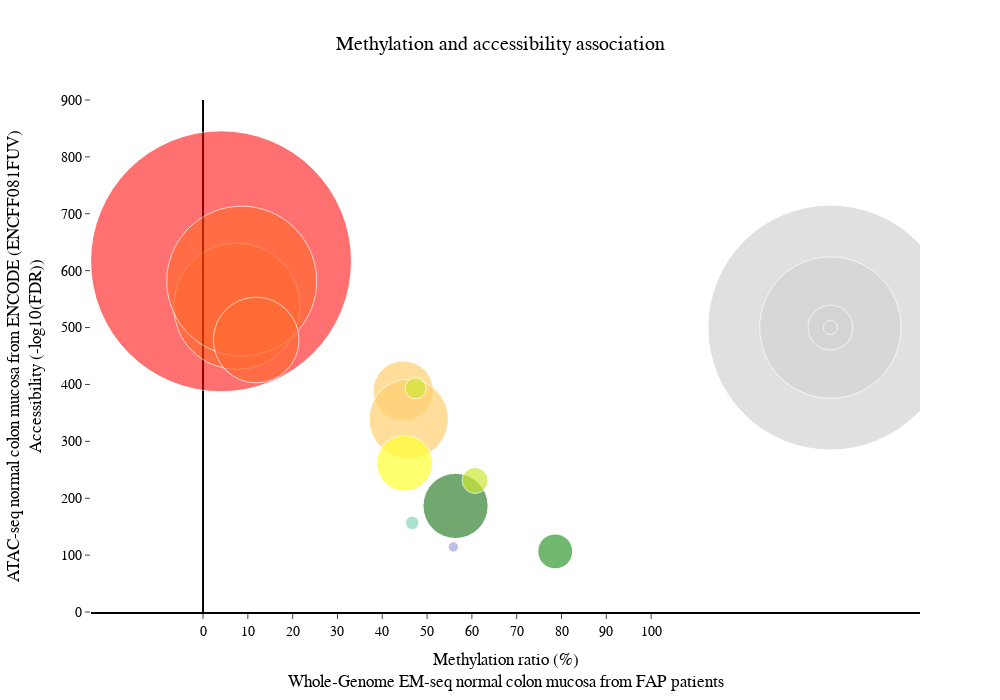

Write notebook code for a chart like this one.
### Code cell
from plotly.subplots import make_subplots
import plotly.graph_objects as go

colorscale_met=[
                [1.0, "rgb(165,0,38)"],
                [0.8888888888888888, "rgb(215,48,39)"],
                [0.7777777777777778, "rgb(244,109,67)"],
                [0.6666666666666666, "rgb(253,174,97)"],
                [0.5555555555555556, "rgb(254,224,144)"],
                [0.4444444444444444, "rgb(224,243,248)"],
                [0.3333333333333333, "rgb(171,217,233)"],
                [0.2222222222222222, "rgb(116,173,209)"],
                [0.1111111111111111, "rgb(69,117,180)"],
                [0.0, "rgb(49,54,149)"]]

color_chromState= [
 'rgb( 255,0,0)', # 1 Active TSS 
 'rgb( 255,69,0)', #  2 Flanking TSS 
 'rgb( 255,69,0)', #  3 Flanking TSS Upstream 
 'rgb( 255,69,0)', #  4 Flanking TSS Downstream 
 'rgb( 0,128,0)', #  5 Strong transcription 
 'rgb( 0,100,0)', #  6 Weak transcription 
 'rgb( 194,225,5)', #  7 Genic enhancer1 
 'rgb( 255,195,77)', #  9 Active Enhancer 1 
 'rgb( 255,195,77)', #  10 Active Enhancer 2 
 'rgb( 194,225,5)', #  8 Genic enhancer2 
 'rgb( 255,255,0)', #  11 Weak Enhancer 
 'rgb( 102,205,170)', #  12 ZNF genes & repeats 
 'rgb( 138,145,208)', #  13 Heterochromatin 
 'rgb( 205,92,92)', #  14 Bivalent/Poised TSS 
 'rgb( 189,183,107)', #  15 Bivalent Enhancer 
 'rgb( 128,128,128)', #  16 Repressed PolyComb 
 'rgb( 192,192,192)', #  17 Weak Repressed PolyComb 
 'rgb( 255,255,255)' #  18 Quiescent/Low 
 ]

fig = go.Figure()
#fig = make_subplots(rows=1, cols=2, column_widths=[0.9, 0.1])

fig.add_trace( go.Scatter(
    x=df['met'],
    y=df['atac'],
    mode='markers',
    opacity=0.8,
    marker=dict(
        color=color_chromState,
        #color=df['score'],
        #size=np.log(df['size'].to_list()),
        size=df['size']/100,
        sizemode='area',
        #sizeref=2.*max(size)/(40.**2),
        #sizemin=4
        #colorscale='RdBu_r',
        #colorscale='gray_r',
        #showscale=True
        ),
    #hovertemplate = '<b>%{text}</b><br>'+
    #'<i>#CpGs</i>: $%{size:.2f}',
    #'<br><b>X</b>: %{x}<br>'+
    #'<b>%{text}</b>',
    text = df['text']
    #colorscale=colorscale
    ), 
    #row=1, col=1
    #go.Scatter(x=[0,100],y=[4500,0])                    
)

fig.add_trace( go.Scatter(
    x=df_bubble['x'],
    y=df_bubble['y'],
    mode='markers',
    opacity=0.8,
    marker=dict(
        color='rgb(200,200,200)',
        #color=df['score'],
        #size=np.log(df['size'].to_list()),
        size=df_bubble['size']/100,
        sizemode='area',
        #sizeref=2.*max(size)/(40.**2),
        #sizemin=4
        #colorscale='RdBu_r',
        #colorscale='gray_r',
        #showscale=True
        ),
    #hovertemplate = '<b>%{text}</b><br>'+
    #'<i>#CpGs</i>: $%{size:.2f}',
    #'<br><b>X</b>: %{x}<br>'+
    #'<b>%{text}</b>',
    text = df_bubble['size']
    #colorscale=colorscale
    ), 
    #row=1, col=1
    #go.Scatter(x=[0,100],y=[4500,0])                    
)


#fig.update_yaxes(type="log")
fig.update_layout(
    xaxis_title='Methylation ratio (%)'+'<br>'+'Whole-Genome EM-seq normal colon mucosa from FAP patients',
    yaxis_title='ATAC-seq normal colon mucosa from ENCODE (ENCFF081FUV)'+'<br>'+'Accessibility (-log10(FDR))',
    
    width=1000,
    height=700,
    font_family="Arial",
    title=dict(text="Methylation and accessibility association",
              xanchor='center', x=0.5,  
              ),
    titlefont=dict(size=20),
    #xaxis_title="PC_0",
    #yaxis_title="PC_1",
    #legend_title=None,
    font=dict(
        family="Arial, monospace",
        size=14,
        color="black"
    ),
    xaxis = dict(
        tickmode = 'array',
        tickvals = [0,10,20,30,40,50,60,70,80,90,100],
        range=[-25,160]
    ),
    yaxis = dict(
#        tickmode = 'array',
#        tickvals = [0,10,20,30,40,50,60,70,80,90,100],
        range=[0,900]
    ),
    legend=dict(
        #yanchor="bottom",
        #y=0.01,
        #xanchor="left",
        #x=0.01,
        #traceorder="reversed",
        bgcolor= "rgb(255, 255, 255)",
        bordercolor="Black",
        borderwidth=1,
        ),
    #plot_bgcolor='rgb(250,250,250)',
    plot_bgcolor='rgb(255,255,255)',
    showlegend=False
)



fig.update_xaxes(showline=True, linecolor='black', mirror=False, linewidth=2, ticks='outside', zeroline=True, zerolinewidth=2, zerolinecolor='black')
fig.update_yaxes(showline=False, linecolor='black', mirror=True, linewidth=2, ticks='outside')

fig.show()

fig.write_image("fap_asso_met_atac_chromState_trend.pdf")
fig.write_image("fap_asso_met_atac_chromState_trend.png")

### Figure 1 — Plotly figure (JSON) as saved in the notebook; plotly's stock layout.template omitted (floating-point values rounded to 4 significant figures)
{"data": [{"marker": {"color": ["rgb( 255,0,0)", "rgb( 255,69,0)", "rgb( 255,69,0)", "rgb( 255,69,0)", "rgb( 0,128,0)", "rgb( 0,100,0)", "rgb( 194,225,5)", "rgb( 255,195,77)", "rgb( 255,195,77)", "rgb( 194,225,5)", "rgb( 255,255,0)", "rgb( 102,205,170)", "rgb( 138,145,208)", "rgb( 205,92,92)", "rgb( 189,183,107)", "rgb( 128,128,128)", "rgb( 192,192,192)", "rgb( 255,255,255)"], "size": [34050.0, 7985.0, 11240.0, 3669.0, 607.3, 2124.0, 339.3, 1821.0, 3157.0, 223.2, 1558.0, 91.61, 53.74], "sizemode": "area"}, "mode": "markers", "opacity": 0.8, "text": ["1_TssA<br>#CpG: 3,404,731", "2_TssFlnk<br>#CpG: 798,547", "3_TssFlnkU<br>#CpG: 1,123,659", "4_TssFlnkD<br>#CpG: 366,856", "5_Tx<br>#CpG: 60,730", "6_TxWk<br>#CpG: 212,362", "7_EnhG1<br>#CpG: 33,932", "9_EnhA1<br>#CpG: 182,096", "10_EnhA2<br>#CpG: 315,686", "8_EnhG2<br>#CpG: 22,315", "11_EnhWk<br>#CpG: 155,849", "12_ZNF_Rpts<br>#CpG: 9,161", "13_Het<br>#CpG: 5,374"], "type": "scatter", "x": [4.02, 7.548, 8.636, 11.86, 78.59, 56.36, 60.7, 44.69, 45.91, 47.44, 44.98, 46.69, 55.87], "y": [616.5, 537.5, 581.6, 478.1, 106.5, 186.5, 231.3, 388.5, 339.4, 393.5, 261.5, 156.6, 114.4]}, {"marker": {"color": "rgb(200,200,200)", "size": [30000, 10000, 1000, 100], "sizemode": "area"}, "mode": "markers", "opacity": 0.8, "text": [3000000, 1000000, 100000, 10000], "type": "scatter", "x": [140, 140, 140, 140], "y": [500, 500, 500, 500]}], "layout": {"font": {"color": "black", "family": "Arial, monospace", "size": 14}, "height": 700, "legend": {"bgcolor": "rgb(255, 255, 255)", "bordercolor": "Black", "borderwidth": 1}, "plot_bgcolor": "rgb(255,255,255)", "showlegend": false, "title": {"font": {"size": 20}, "text": "Methylation and accessibility association", "x": 0.5, "xanchor": "center"}, "width": 1000, "xaxis": {"linecolor": "black", "linewidth": 2, "mirror": false, "range": [-25, 160], "showline": true, "tickmode": "array", "ticks": "outside", "tickvals": [0, 10, 20, 30, 40, 50, 60, 70, 80, 90, 100], "title": {"text": "Methylation ratio (%)<br>Whole-Genome EM-seq normal colon mucosa from FAP patients"}, "type": "linear", "zeroline": true, "zerolinecolor": "black", "zerolinewidth": 2}, "yaxis": {"linecolor": "black", "linewidth": 2, "mirror": true, "range": [0, 900], "showline": false, "ticks": "outside", "title": {"text": "ATAC-seq normal colon mucosa from ENCODE (ENCFF081FUV)<br>Accessibility (-log10(FDR))"}, "type": "linear"}}}
